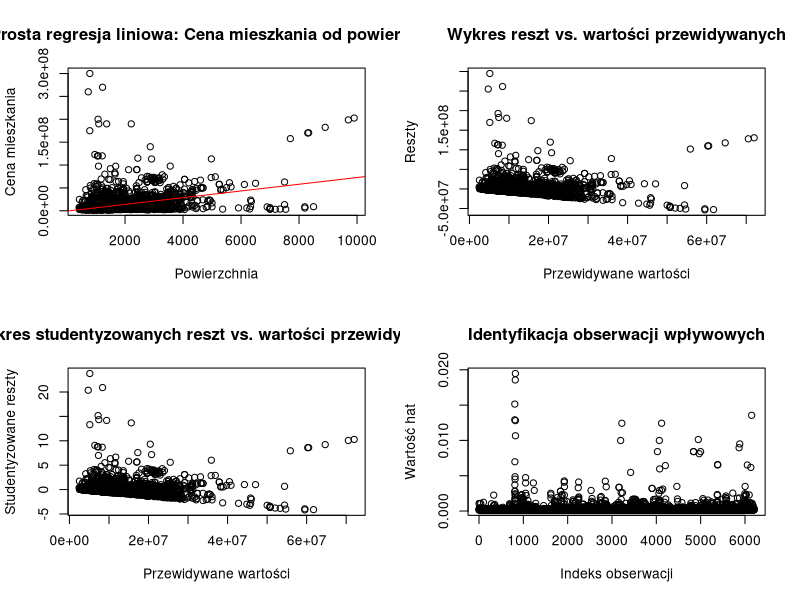
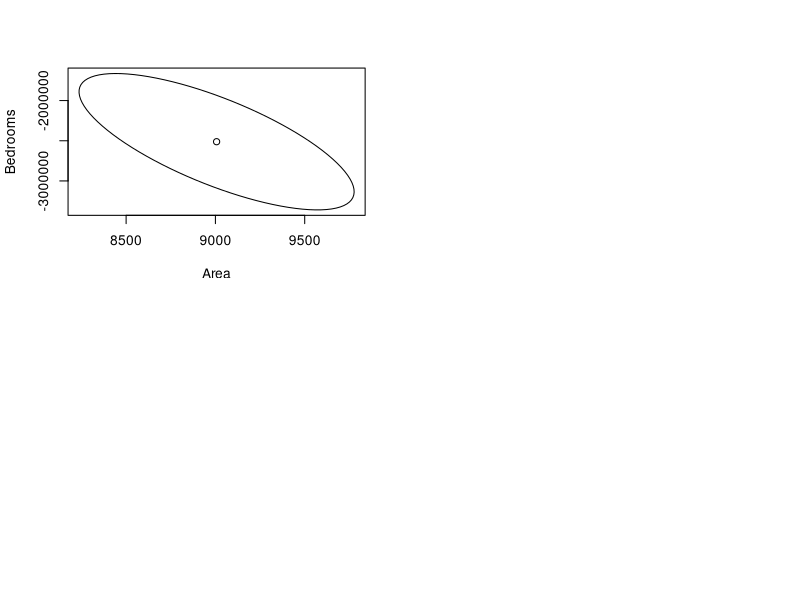

These figures' R source, in order: (Note: this script raises an error after producing the figures.)
# Wczytanie danych
dane <- read.csv("Bangalore.csv") # Zakładając, że dane znajdują się w pliku CSV


names(dane)
dim(dane)
?dane
head(dane)

fit_simple <- lm(Price ~ Area, data = dane)
summary(fit_simple)
# Albo to jest szersze zastosowanie
attach(dane)
# Dopasowanie modelu liniowego
fit_simple <- lm(Price ~ Area)
# Odłączenie danych
detach(dane)

fit_simple
class(fit_simple)
is.list(fit_simple)
names(fit_simple)

fit_simple$coefficients
coef(fit_simple)

?summary.lm
summary(fit_simple)

summaryList <- summary(fit_simple)
summaryList$sigma
summaryList$r.squared
summaryList$fstatistic

confint(fit_simple)

predict(fit_simple, newdata = data.frame(Area = c(5, 10, 15)), interval = "confidence")

predict(fit_simple, newdata = data.frame(Area = c(5, 10, 15)), interval = "prediction")





par(mfrow = c(2, 2))
plot(dane$Area, dane$Price, 
     xlab = "Powierzchnia", ylab = "Cena mieszkania",
     main = "Prosta regresja liniowa: Cena mieszkania od powierzchni")
abline(fit_simple, , col = "red")
plot(predict(fit_simple), residuals(fit_simple),
     xlab = "Przewidywane wartości", ylab = "Reszty",
     main = "Wykres reszt vs. wartości przewidywanych")
plot(predict(fit_simple), rstudent(fit_simple),
     xlab = "Przewidywane wartości", ylab = "Studentyzowane reszty",
     main = "Wykres studentyzowanych reszt vs. wartości przewidywanych")
plot(hatvalues(fit_simple), 
     xlab = "Indeks obserwacji", ylab = "Wartość hat",
     main = "Identyfikacja obserwacji wpływowych")
which.max(hatvalues(fit_simple))





# Dopasowanie modelu regresji wielokrotnej
fit_la <- lm(Price ~ Area + Bedrooms, data = dane)
summary(fit_la)

fit_all <- lm(Price ~ ., data = dane)
summary(fit_all)

fit_no_age <- lm(Price ~ . - Bedrooms, data = dane)
summary(fit_no_age)


fit_no_age2 <- update(fit_all, ~ . - Bedrooms)
summary(fit_no_age2)

library(ellipse)
plot(ellipse(fit_la, which = -1), type = "l")
la_coefs <- coef(fit_la)
points(la_coefs[2], la_coefs[3])

summary(lm(Price ~ Area * Bedrooms, data = dane))



fit_l2 <- lm(Price ~ Area + I(Area^2), data = dane)
summary(fit_l2)
anova(fit_simple, fit_l2)
fit_l5 <- lm(Price ~ poly(Area, 5), data = dane)
summary(fit_l5)
summary(lm(Price ~ log(Area), data = dane))




dane_bez_None <- dane %>%
  filter(!apply(., 1, function(row) any(grepl("9", row))))
dane_bez_None$MaintenanceStaff <- as.factor(dane_bez_None$MaintenanceStaff)

sales_all_ia_fit <- lm(Price ~ . + Area:Gymnasium, data = dane_bez_None)
summary(sales_all_ia_fit)
contrasts(dane_bez_None$MaintenanceStaff)
